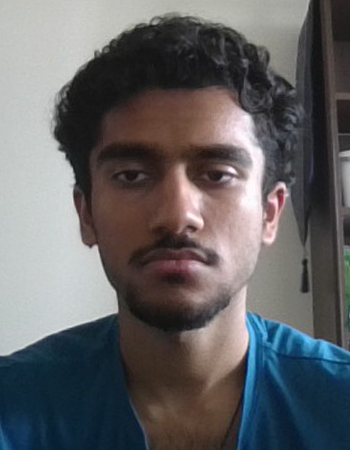
#> input picture passport_0.png, 350 x 450 px
$ python -i background_checker.py   (imports and definitions only)   (Python 2 division)
#> lines starting #> are read from the running program, lines starting #| are printed output that depends on the picture
"""
Background quality checker module.
Checks if the background is suitable for passport photos (clean, uniform color).
"""

import cv2
import numpy as np
from collections import Counter


class BackgroundChecker:
    """Checker for background quality in passport photos"""

    def __init__(self):
        """Initialize the background checker"""
        pass

    # [247 lines left out: functions check_background, _create_background_mask, _check_uniformity, _check_color, _classify_color, _check_coverage, not called in this run]

    def visualize_background_check(self, frame, result):
        """
        Visualize background check results

        Args:
            frame: Original frame
            result: Result dictionary from check_background()

        Returns:
            Frame with visualization
        """
        if not result['detected']:
            return frame

        vis_frame = frame.copy()

        # Show background mask overlay
        if 'background_mask' in result:
            mask = result['background_mask']

            # Create colored overlay for background
            overlay = vis_frame.copy()

            if result['passed']:
                # Green tint for good background
                overlay[mask] = cv2.addWeighted(
                    overlay[mask], 0.7,
                    np.full_like(overlay[mask], [0, 255, 0]), 0.3,
                    0
                )
            else:
                # Red tint for bad background
                overlay[mask] = cv2.addWeighted(
                    overlay[mask], 0.7,
                    np.full_like(overlay[mask], [0, 0, 255]), 0.3,
                    0
                )

            cv2.addWeighted(overlay, 0.3, vis_frame, 0.7, 0, vis_frame)

        # Draw info box
        self._draw_background_info(vis_frame, result)

        return vis_frame

    # [73 lines left out: function _draw_background_info, not called in this run]

>>> import cv2
>>> picture = cv2.imread('passport_0.png', cv2.IMREAD_GRAYSCALE)
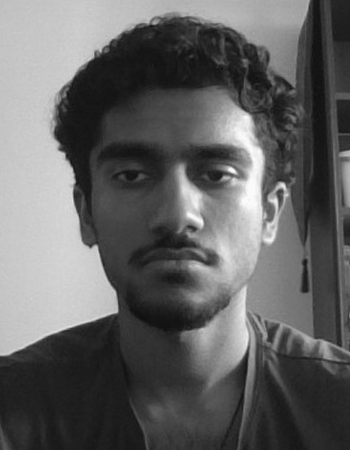
#> picture: shape (450, 350); min 13, max 252, mean 98.4
>>> result = BackgroundChecker().visualize_background_check(picture, 'out.png')
#> (the run stopped early here; a loop or call above may not have finished)
